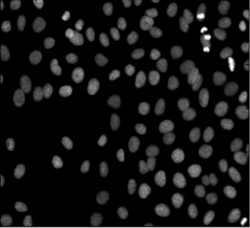
#> input picture droso.JPG, 250 x 228 px
$ python main.py   (Python 2 division)   (older library calls are emulated)
#> lines starting #> are read from the running program, lines starting #| are printed output that depends on the picture
import numpy as np
import scipy
import pylab
import pymorph
import mahotas
from scipy import ndimage

drs = mahotas.imread('droso.JPG')
#> drs is the input picture: shape (228, 250, 3); min 0, max 255, mean 21

pylab.imshow(drs)
pylab.show()

# [4 lines of commented-out code are left out]
drsf = ndimage.gaussian_filter(drs,3)
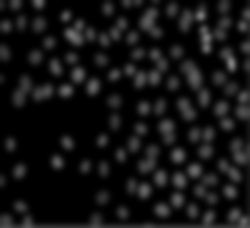
#> drsf: shape (228, 250, 3); min 0, max 129, mean 20.3
#> (the run stopped early here; a loop or call above may not have finished)
